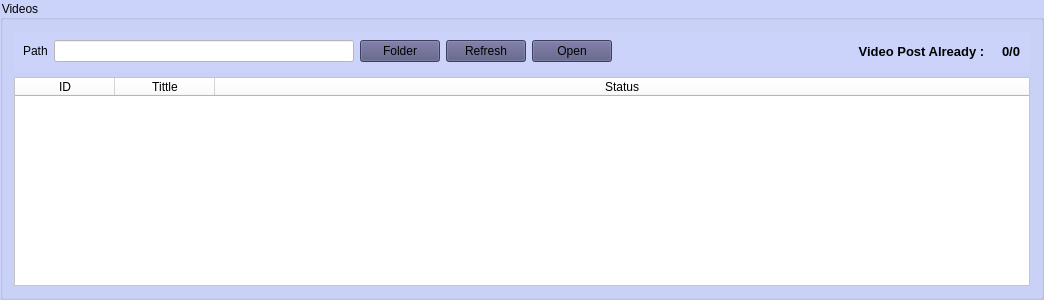
              <widget class="QGroupBox" name="groupBox_11">
               <property name="minimumSize">
                <size>
                 <width>0</width>
                 <height>300</height>
                </size>
               </property>
               <property name="styleSheet">
                <string notr="true">background-color: rgb(204, 211, 250);</string>
               </property>
               <property name="title">
                <string>Videos</string>
               </property>
               <layout class="QVBoxLayout" name="verticalLayout_8">
                <item>
                 <widget class="QWidget" name="widget_11" native="true">
                  <property name="styleSheet">
                   <string notr="true"/>
                  </property>
                  <layout class="QHBoxLayout" name="horizontalLayout_17">
                   <item>
                    <widget class="QLabel" name="label_15">
                     <property name="styleSheet">
                      <string notr="true"/>
                     </property>
                     <property name="text">
                      <string>Path</string>
                     </property>
                    </widget>
                   </item>
                   <item>
                    <widget class="QLineEdit" name="videos_tab_videos_path">
                     <property name="minimumSize">
                      <size>
                       <width>300</width>
                       <height>0</height>
                      </size>
                     </property>
                     <property name="styleSheet">
                      <string notr="true">background-color: rgb(255, 255, 255);</string>
                     </property>
                    </widget>
                   </item>
                   <item>
                    <widget class="QPushButton" name="browse_video_path">
                     <property name="cursor">
                      <cursorShape>PointingHandCursor</cursorShape>
                     </property>
                     <property name="styleSheet">
                      <string notr="true">background-color: rgb(85, 85, 127);</string>
                     </property>
                     <property name="text">
                      <string>Folder</string>
                     </property>
                     <property name="icon">
                      <iconset resource="../ui/resources.qrc">
                       <normaloff>:/icons/images/folder.png</normaloff>:/icons/images/folder.png</iconset>
                     </property>
                     <property name="iconSize">
                      <size>
                       <width>20</width>
                       <height>24</height>
                      </size>
                     </property>
                    </widget>
                   </item>
                   <item>
                    <widget class="QPushButton" name="refresh_video_path">
                     <property name="cursor">
                      <cursorShape>PointingHandCursor</cursorShape>
                     </property>
                     <property name="styleSheet">
                      <string notr="true">background-color: rgb(85, 85, 127);</string>
                     </property>
                     <property name="text">
                      <string>Refresh</string>
                     </property>
                     <property name="icon">
                      <iconset resource="../ui/resources.qrc">
                       <normaloff>:/icons/images/refresh.png</normaloff>:/icons/images/refresh.png</iconset>
                     </property>
                     <property name="iconSize">
                      <size>
                       <width>20</width>
                       <height>24</height>
                      </size>
                     </property>
                    </widget>
                   </item>
                   <item>
                    <widget class="QPushButton" name="open_location_videos">
                     <property name="cursor">
                      <cursorShape>PointingHandCursor</cursorShape>
                     </property>
                     <property name="styleSheet">
                      <string notr="true">background-color: rgb(85, 85, 127);</string>
                     </property>
                     <property name="text">
                      <string>Open</string>
                     </property>
                     <property name="icon">
                      <iconset resource="../ui/resources.qrc">
                       <normaloff>:/icons/images/1333974.png</normaloff>:/icons/images/1333974.png</iconset>
                     </property>
                     <property name="iconSize">
                      <size>
                       <width>20</width>
                       <height>24</height>
                      </size>
                     </property>
                    </widget>
                   </item>
                   <item>
                    <spacer name="horizontalSpacer_5">
                     <property name="orientation">
                      <enum>Qt::Horizontal</enum>
                     </property>
                     <property name="sizeHint" stdset="0">
                      <size>
                       <width>219</width>
                       <height>20</height>
                      </size>
                     </property>
                    </spacer>
                   </item>
                   <item>
                    <widget class="QLabel" name="label_9">
                     <property name="font">
                      <font>
                       <pointsize>10</pointsize>
                       <bold>true</bold>
                      </font>
                     </property>
                     <property name="text">
                      <string>      Video Post Already :   </string>
                     </property>
                    </widget>
                   </item>
                   <item>
                    <widget class="QLabel" name="videos_post_ready">
                     <property name="font">
                      <font>
                       <pointsize>10</pointsize>
                       <bold>true</bold>
                      </font>
                     </property>
                     <property name="text">
                      <string>0/0</string>
                     </property>
                    </widget>
                   </item>
                  </layout>
                 </widget>
                </item>
                <item>
                 <widget class="QTableWidget" name="video_table">
                  <property name="minimumSize">
                   <size>
                    <width>0</width>
                    <height>0</height>
                   </size>
                  </property>
                  <property name="font">
                   <font>
                    <family>Noto Sans Khmer</family>
                   </font>
                  </property>
                  <property name="focusPolicy">
                   <enum>Qt::NoFocus</enum>
                  </property>
                  <property name="styleSheet">
                   <string notr="true">background-color: rgb(255, 255, 255);</string>
                  </property>
                  <property name="editTriggers">
                   <set>QAbstractItemView::NoEditTriggers</set>
                  </property>
                  <property name="dragDropOverwriteMode">
                   <bool>false</bool>
                  </property>
                  <property name="selectionMode">
                   <enum>QAbstractItemView::NoSelection</enum>
                  </property>
                  <property name="selectionBehavior">
                   <enum>QAbstractItemView::SelectRows</enum>
                  </property>
                  <property name="verticalScrollMode">
                   <enum>QAbstractItemView::ScrollPerPixel</enum>
                  </property>
                  <property name="horizontalScrollMode">
                   <enum>QAbstractItemView::ScrollPerPixel</enum>
                  </property>
                  <property name="showGrid">
                   <bool>false</bool>
                  </property>
                  <property name="gridStyle">
                   <enum>Qt::NoPen</enum>
                  </property>
                  <property name="sortingEnabled">
                   <bool>true</bool>
                  </property>
                  <property name="cornerButtonEnabled">
                   <bool>true</bool>
                  </property>
                  <attribute name="horizontalHeaderStretchLastSection">
                   <bool>true</bool>
                  </attribute>
                  <attribute name="verticalHeaderShowSortIndicator" stdset="0">
                   <bool>true</bool>
                  </attribute>
                  <attribute name="verticalHeaderStretchLastSection">
                   <bool>false</bool>
                  </attribute>
                  <column>
                   <property name="text">
                    <string>ID</string>
                   </property>
                  </column>
                  <column>
                   <property name="text">
                    <string>Tittle</string>
                   </property>
                  </column>
                  <column>
                   <property name="text">
                    <string>Status</string>
                   </property>
                  </column>
                 </widget>
                </item>
               </layout>
              </widget>
